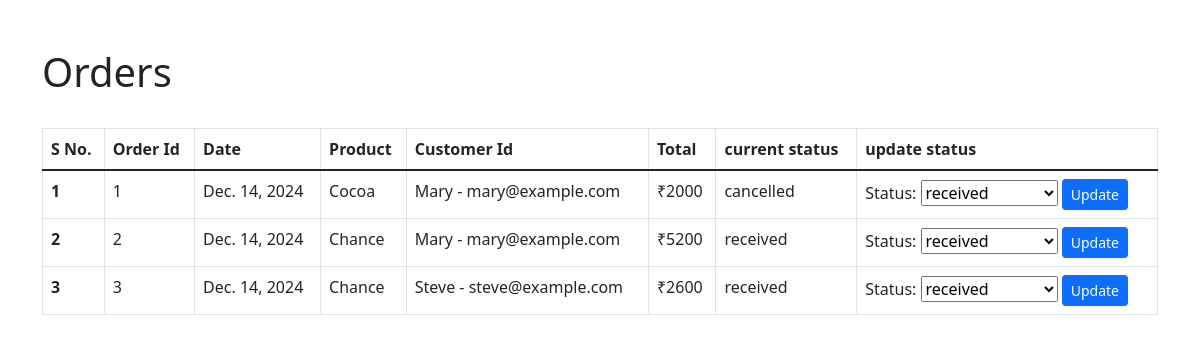
The app's page /ordermanage, older data.
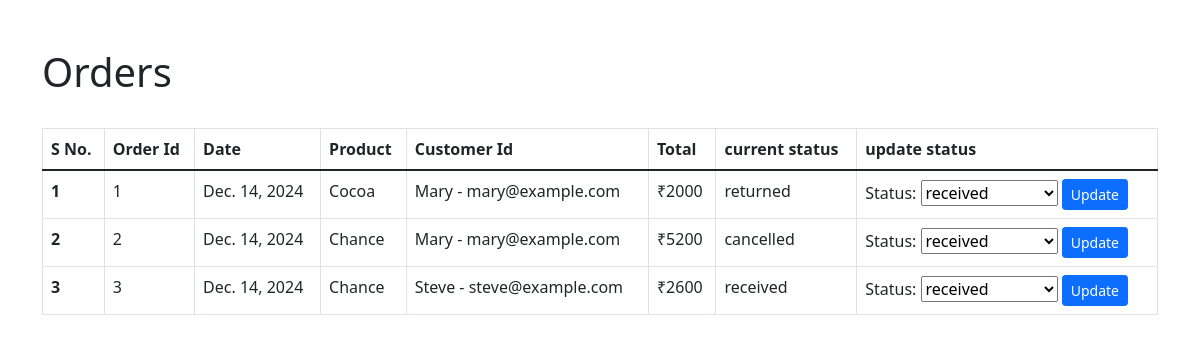
The same page, newer data.
### core/models/order.py (models this page shows, shortened)
class Order(models.Model):
    STATUS_CHOICES = [
        ('received', 'Received'),
        ('processing', 'Processing'),
        ('delivered', 'Delivered'),
        ('cancelled', 'Cancelled'),
    ]
    product = models.ForeignKey(Product, null = True, on_delete=models.CASCADE)
    customer = models.ForeignKey(Customer, null = True, on_delete=models.CASCADE)
    quantity = models.IntegerField(default=1)
    price = models.IntegerField(default=500)
    adress = models.CharField(max_length=50, default="", blank=True)
    phone = models.CharField(max_length=10, default="", blank=True)
    date = models.DateField(default=timezone.now)
    status = models.TextField(max_length=50, choices=STATUS_CHOICES, default="received")
    rating = models.IntegerField(default=0, validators=[MinValueValidator(0),MaxValueValidator(5)])
    payment_id = models.CharField(max_length=100,null=True,blank=True)
    order_id = models.CharField(max_length=100,null=True,blank=True)
    created_at = models.DateTimeField(default=timezone.now)
    @staticmethod
    def get_all_orders():
        return Order.objects.all()

### core/models/product.py (models this page shows, shortened)
class Product(models.Model):
    name = models.CharField(max_length=50)
    price = models.IntegerField(default=0)
    description = models.CharField(max_length=2000, blank=True)
    image = models.ImageField(upload_to="images/")
    category = models.ForeignKey(Category, db_column='type2', on_delete=models.CASCADE)
    rating = models.IntegerField(default=1, validators=[MinValueValidator(0),MaxValueValidator(5)])
    brand = models.CharField(max_length=50, default="")
    gender = models.CharField(max_length=50, default="")
    size = models.CharField(max_length=50, default="")
    stock = models.IntegerField(default=0)

### core/models/customer.py (models this page shows, shortened)
class Customer(models.Model):
    first_name = models.CharField(max_length=50, null=True)
    last_name = models.CharField(max_length=50, null=True)
    email = models.EmailField(null=True)
    phone = models.CharField(max_length=10, null=True)
    gender = models.CharField(max_length=10, default="", null=True)
    password = models.CharField(max_length=150, null=True)
    created_at = models.DateTimeField(auto_now_add=True, null = True)

### core/views/ordermanage.py (the view, shortened to what this page needs)
# urls.py: path("ordermanage", ordermanage.Ordermanage.as_view(), name="ordermanage"),
class Ordermanage(View):
    def get(self, request):
        orders = Order.get_all_orders()
        return render(request, "ordermanage.html", {"order":orders})

### core/templatetags/cart.py (called while the page is built)
@register.filter(name = "currency")
def currency(number):
    return "₹" + str(number)

@register.filter(name = "mul")
def mul(n1, n2):
    return n1 * n2

### core/templates/ordermanage.html (shortened to what this page needs)
<!DOCTYPE html>
<html lang="en">
<head>
    <link href="https://cdn.jsdelivr.net/npm/bootstrap@5.1.3/dist/css/bootstrap.min.css" rel="stylesheet">
</head>
<body>
    {% load cart %}
    <div class="container">
        <br><br>
        <h1>Orders</h1>
        <br>
          <table class="table table-hover table-bordered">
              <thead>
                  <tr>
                    <th scope="col">S No.</th>
                    <th scope="col">Order Id</th>
                    <th scope="col">Date</th>
                    <th scope="col">Product</th>
                    <th scope="col">Customer Id</th>
                    <th scope="col">Total</th>
                    <th scope="col"> current status</th>
                    <th scope="col">update status</th>
                  </tr>
                </thead>
                <tbody>
                  {% for o in order %}
                      <tr>
                          <th scope="row">{{forloop.counter}}</th>
                          <td>{{o.id}}</td>
                          <td>{{o.date}}</td>
                          <td>{{o.product.name}}</td>
                          <td>{{o.customer.first_name}} - {{o.customer.email}}</td>
                          <td>{{o.price|mul:o.quantity|currency}}</td>
                          <td>{{o.status}}</td>
                          <td><form action="/ordermanage" method="POST">
                              <label>Status:</label>
                              <select id="status" name="status">
                                <option value="received">received</option>
                              </select>
                              <button type="submit" class="btn btn-sm btn-primary">Update</button>
                          </form></td>
                      </tr>
                  {% endfor %}
                </tbody>
          </table>
    </div>
</body>
</html>

Row changes from the older to the newer data that the page shows:
changed Order "Cocoa": status "cancelled" → "returned"
changed Order id 2: status "received" → "cancelled"
